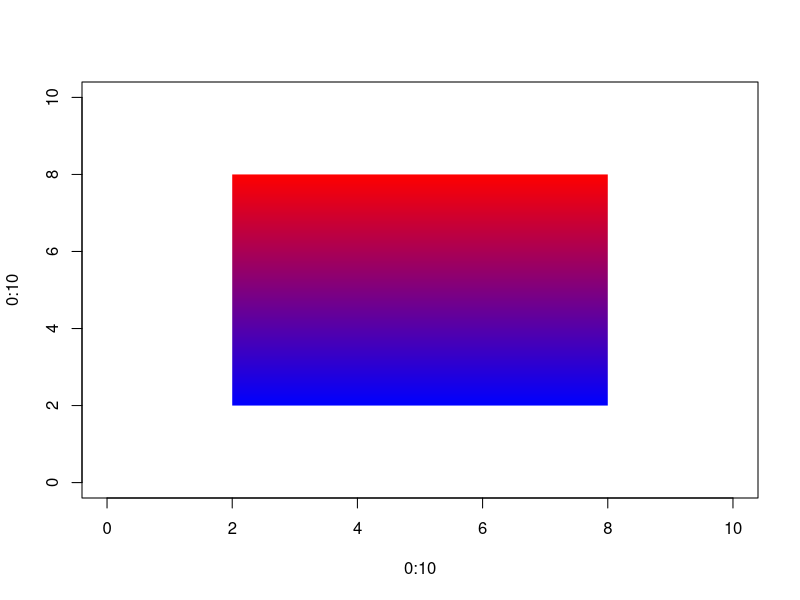
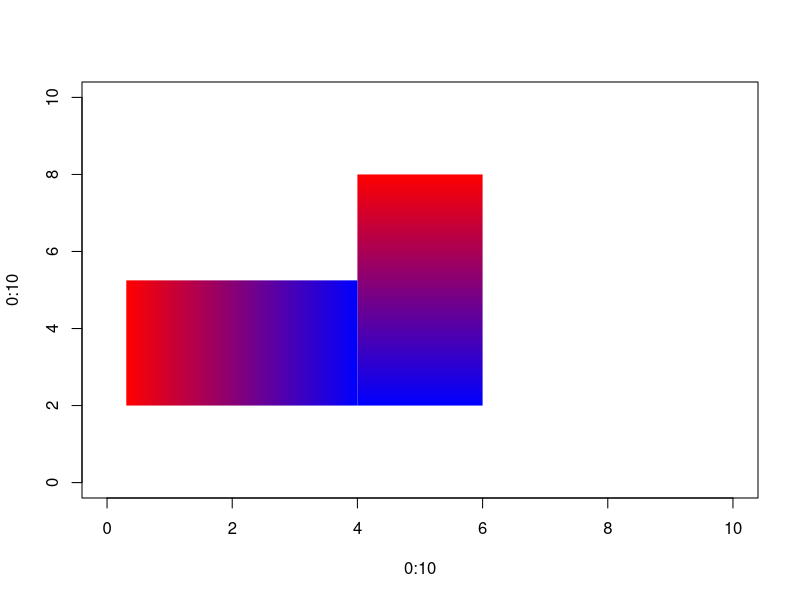
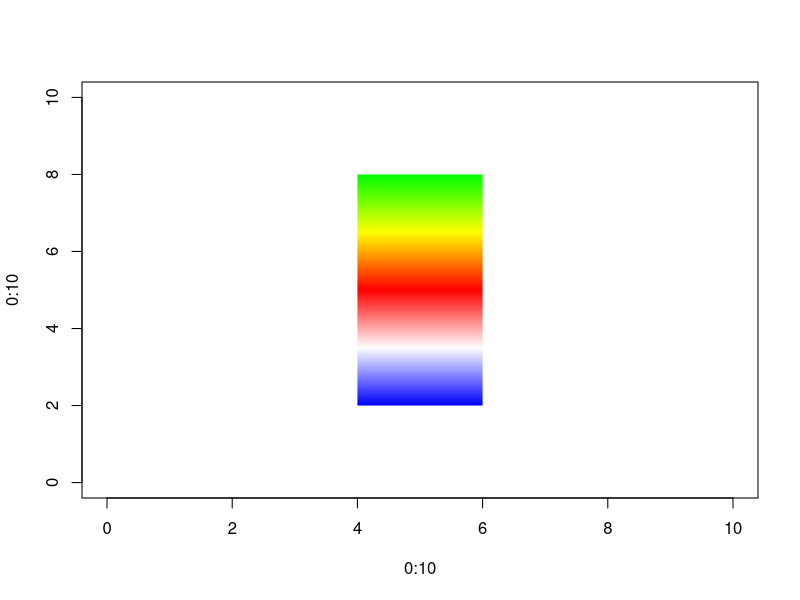
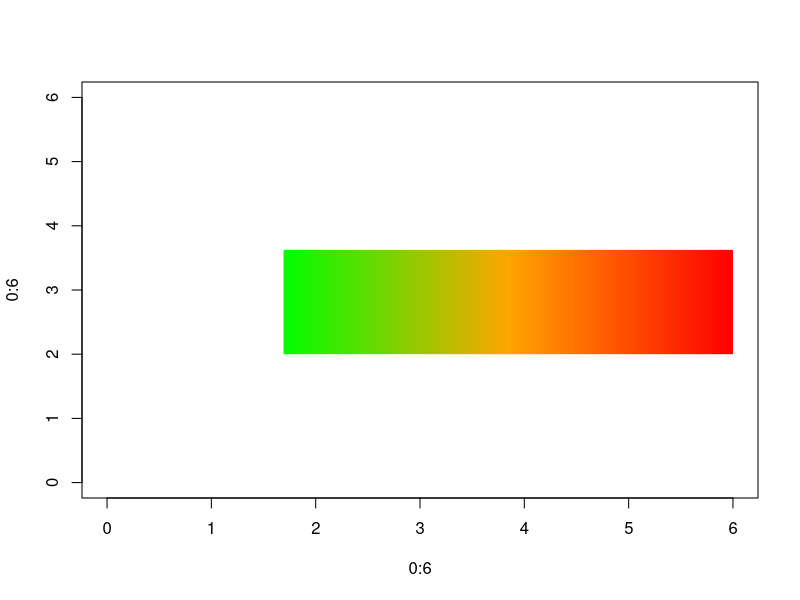
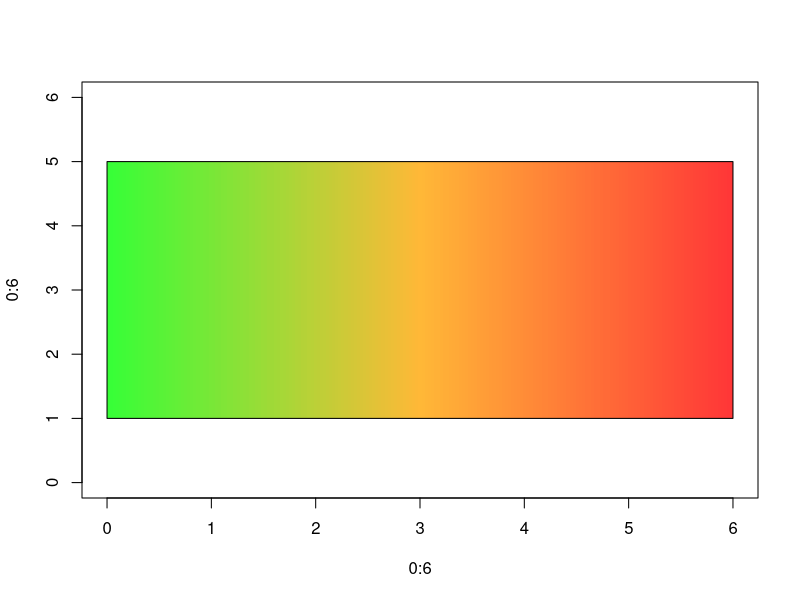
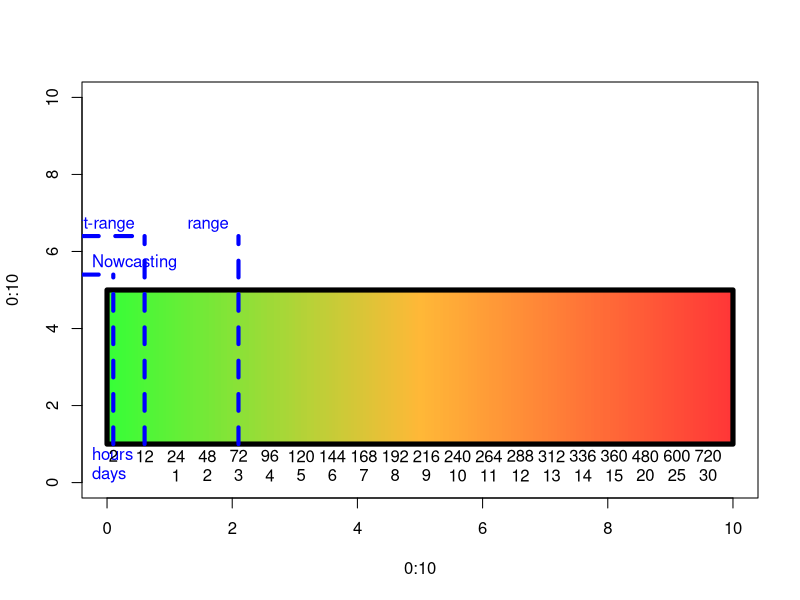

Write R code to recreate these figures, in order.
# ==============================================================================
# Aprendendo R - Quadrilátero gradiente
# José Roberto M. Garcia (garcia.cptec@gmail.com)
# Nov, 2016
# ------------------------------------------------------------------------------
# Plotar um retângulo com preenchimento gradiente entre duas ou mais cores.
# ==============================================================================

# ------------------------------------------------------------------------------
# Criando as cores
# ------------------------------------------------------------------------------
# Criar N cores de transição entre duas cores.
# Quanto maior o N, mais suave a transição entre as cores fica.
# No exemplo uso N=1000

# Carrega a biblioteca responsável por definir as cores do gradiente
library(RColorBrewer)   
# Cria uma função que vai retornar N cores entre as duas cores especificadas
pal.red2blue <- colorRampPalette(c('red', 'blue'))
# Gera 1000 cores que ficam entre a 1a. e a 2a. cor (em Hexadecimal)
my.colors <- pal.red2blue(1000)

# ------------------------------------------------------------------------------
# Criar um retângulo e preenchê-lo com as cores criadas
# ------------------------------------------------------------------------------
m <- matrix(my.colors, ncol=1)  # cria uma matriz com as cores criadas acima
img <- as.raster(m)             # cria a imagem baseada na matriz

# ------------------------------------------------------------------------------
# Plota a imagem na tela
# ------------------------------------------------------------------------------
plot(0:10,0:10, type='n')     # inicializa a área de plotagem em branco
# plota a imagem specificando os 4 cantos no formato x1, y1, x2, y2
rasterImage(img, 2, 2, 8, 8)

# outro exemplo - rotação
plot(0:10,0:10, type='n')     # "limpa a tela"
rasterImage(img, 4, 2, 6, 8)
rasterImage(img, 4, 2, 6, 8, angle = 90) # rotaciona 90o. para a esquerda

# outro exemplo - múltiplas cores
pal2 <- colorRampPalette(c('green', 'yellow', 'red', 'white', 'blue'))
col2 <- pal2(1000)
m2 <- matrix(col2, ncol=1)    # cria uma matriz com as cores criadas acima
img2 <- as.raster(m2)         # cria a imagem baseada na matriz
plot(0:10,0:10, type='n')     # inicializa e define a área de plotagem
rasterImage(img2, 4, 2, 6, 8) # plota a imagem

# Inconveniente - Executar o código abaixo com diferentes tamanhos da janela de gráficos do RStudio
pal3 <- colorRampPalette(c('green', 'orange', 'red'))
col3 <- pal3(1000)
m3 <- matrix(col3, ncol=1)    # cria uma matriz com as cores criadas acima
img3 <- as.raster(m3)         # cria a imagem baseada na matriz
plot(0:6,0:6, type='n')       # inicializa e define a área de plotagem
rasterImage(img3, 6, 2, 7, 9, angle = 90) # rotaciona 90o. para a esquerda

# Alternativa - Pacote Plotrix - Teste com diferentes tamanhos de janela também
#install.packages('plotrix')  # executar apenas uma vez a instalação do pacote
library(plotrix)              # Carrega o pacote
plot(0:6,0:6, type='n')       # inicializa e define a área de plotagem
gradient.rect(0,1,6,5, col=smoothColors('green', 100, 'orange', 100, 'red', alpha=200), border=1, gradient="x")


# Aplicações práticas
# Definição de horizontes de previsão de tempo segundo a Organização Mundial de Meteorologia
plot(0:10,0:10, type='n')       # inicializa e define a área de plotagem
gradient.rect(0,1,10,5, col=smoothColors('green', 100, 'orange', 100, 'red', alpha=200), border=1, gradient="x")
polygon(x=c(0, 10, 10, 0, 0), y=c(1, 1, 5, 5, 1), lwd=5)

hs <- c(2, 12, seq(24,360, 24), 480, 600, 720)
ds <- c('', '', 1:15, 20, 25, 30)
x.pos <- seq(.1, (.5*length(ds)), .5)
m1 <- par("usr")[1]
text(m1, 0.7, labels = 'hours', xpd=T, col='blue', pos = 4)
text(x.pos, y = 0.7, labels = hs)
text(m1, 0.2, labels = 'days', xpd=T, col='blue', pos = 4)
text(x.pos, y = 0.2, labels = ds)

lines(x=c(x.pos[1], x.pos[1]), c(1, 5.4), lwd=4, col='blue', lty=2)
lines(x=c(m1, x.pos[1]), c(5.4, 5.4), lwd=4, col='blue', lty=2)
text(m1, 5.7, "Nowcasting", col='blue', pos = 4)

lines(x=c(x.pos[2], x.pos[2]), c(1, 6.4), lwd=4, col='blue', lty=2)
lines(x=c(m1, x.pos[2]), c(6.4, 6.4), lwd=4, col='blue', lty=2)
text(x.pos[2], 6.7, "Very short-range", col='blue', pos = 2)

lines(x=c(x.pos[5], x.pos[5]), c(1, 6.4), lwd=4, col='blue', lty=2)
#lines(x=c(x.pos[2], x.pos[5]), c(6.4, 6.4), lwd=4, col='blue', lty=2)
text(x.pos[5], 6.7, "range", col='blue', pos = 2)












